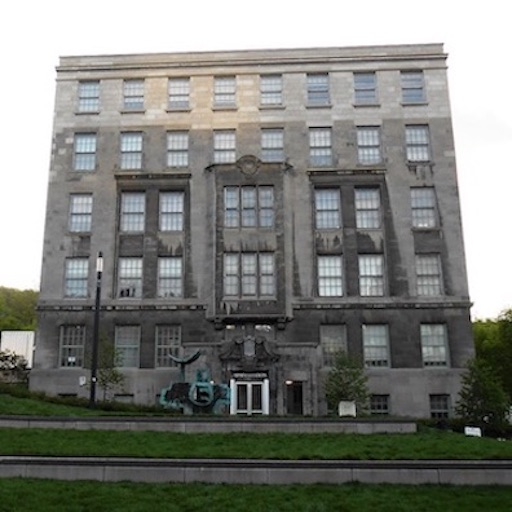
%> input picture A2/james.jpg, 512 x 512 px
$ octave A2_MAIN.m   (GNU Octave 9; MATLAB toolbox functions it lacks are replaced by stand-ins)
%> lines starting %> are read from the running program, lines starting %| are printed output that depends on the picture
### A2/heat_equation.m
%-------------------------- Heat Equation---------------------------------%
function heat_equation(image)
% Select green channel of the input image

im_green = image(:,:,2); % Green channel
im_green = im2double(im_green);

% imshow(im_green,[0 255]);

% Blur the image to generate a family of smoothed images, with smoothing
% scales sigma = 4,8,12,16
im_gauss4 = imgaussfilt(im_green,4);
im_gauss8 = imgaussfilt(im_green,8);
im_gauss12 = imgaussfilt(im_green,12);
im_gauss16 = imgaussfilt(im_green,16);

%==================== Implement heat equation ============================%

% Calculate the total diffution time corresponding to sigma = 4,8,12,16
total_time4 = 0.5*4^2;
total_time8 = 0.5*8^2;
total_time12 = 0.5*12^2;
total_time16 = 0.5*16^2;

% Set number of iteration
iter1 = 10;
iter2 = 35;
iter3 = 85;
iter4 = 130;

% Then we can get our delta_t
delta_t_4 = total_time4/iter1;
delta_t_8 = total_time8/iter2;
delta_t_12 = total_time12/iter3;
delta_t_16 = total_time16/iter4;

% Get size of padded image
[rows,cols] = size(im_green);

% Heat equation smoothing with time_step4
im_curr4 = im_green;
for i=0:delta_t_4:iter1
    im_next4 = zeros(rows,cols);

    [gx, gy] = gradient(im_curr4);
    [gxx, gxy] = gradient(gx);
    [gxy, gyy] = gradient(gy);

    im_next4 = im_curr4+delta_t_4*(gxx+gyy);
    %figure,imshow(im_next4);
    im_curr4 = im_next4;
end

im_time_step4 = im_curr4;

% Heat equation smoothing with time_step8
im_curr8 = im_green;
for i=0:delta_t_8:iter2
    im_next8 = zeros(rows,cols);

    [gx, gy] = gradient(im_curr8);
    [gxx, gxy] = gradient(gx);
    [gxy, gyy] = gradient(gy);

    im_next8 = im_curr8+delta_t_8*(gxx+gyy);
    %figure,imshow(im_next8);
    im_curr8 = im_next8;
end

im_time_step8 = im_curr8;

% Heat equation smoothing with time_step12
im_curr12 = im_green;
for i=0:delta_t_12:iter3
    im_next12 = zeros(rows,cols);

    [gx, gy] = gradient(im_curr12);
    [gxx, gxy] = gradient(gx);
    [gxy, gyy] = gradient(gy);

    im_next12 = im_curr12+delta_t_12*(gxx+gyy);
    %figure,imshow(im_next4);
    im_curr12 = im_next12;
end

im_time_step12 = im_curr12;

% Heat equation smoothing with time_step16
im_curr16 = im_green;
for i=0:delta_t_16:iter4
    im_next16 = zeros(rows,cols);

    [gx, gy] = gradient(im_curr16);
    [gxx, gxy] = gradient(gx);
    [gxy, gyy] = gradient(gy);

    im_next16 = im_curr16+delta_t_16*(gxx+gyy);
    im_curr16 = im_next16;
end

im_time_step16 = im_curr16;

figure
subplot 341, imshow(im_gauss4); title('Gaussian sigma=4')
subplot 342, imshow(im_gauss8); title('Gaussian sigma=8')
subplot 343, imshow(im_gauss12); title('Gaussian sigma=12')
subplot 344, imshow(im_gauss16); title('Gaussian sigma=16')


subplot 345, imshow(im_time_step4); title('Heat Equation1,iter=10')
subplot 346, imshow(im_time_step8); title('Heat Equation2,iter=35')
subplot 347, imshow(im_time_step12); title('Heat Equation,iter=85')
subplot 348, imshow(im_time_step16); title('Heat Equation4,iter=130')

subplot 349, imshow(abs(im_time_step4-im_gauss4)); title('difference 1')
subplot(3,4,10), imshow(abs(im_time_step8-im_gauss8)); title('difference 2')
subplot(3,4,11), imshow(abs(im_time_step12-im_gauss12)); title('difference 3')
subplot(3,4,12), imshow(abs(im_time_step16-im_gauss16)); title('difference 4')
end

### A2/pyramids_and_sift.m
function pyramids_and_sift(image)

im_green = image(:,:,2); % Green channel
im = im2double(im_green);

%---------------------------- Part One -----------------------------------%

% Construct Gaussian Pyramid
% Level 0
filt0 = fspecial('gaussian',[3 3],1)
im_0 = conv2(im_green,filt0,'same');

% Level 1
filt1 = fspecial('gaussian',[3 3],2)
im_1 = conv2(im_0,filt1,'same');
im_1 = imresize(im_1,0.5);

% Level 2
filt2 = fspecial('gaussian',[3 3],4)
im_2 = conv2(im_1,filt2,'same');
im_2 = imresize(im_2,0.5);

% Level 3
filt3 = fspecial('gaussian',[3 3],8)
im_3 = conv2(im_2,filt3,'same');
im_3 = imresize(im_3,0.5);

% Level 4
filt4 = fspecial('gaussian',[3 3],16)
im_4 = conv2(im_3,filt4,'same');
im_4 = imresize(im_4,0.5);

% Level 5
filt5 = fspecial('gaussian',[3 3],32)
im_5 = conv2(im_4,filt5,'same');
im_5 = imresize(im_5,0.5);

% figure,imshow(im_green,[]);title('original image')
% figure,imshow(im_0,[]);title('level 0 Gaussian Pyramid')
% figure,imshow(im_1,[]);title('level 1 Gaussian Pyramid')
% figure,imshow(im_2,[]);title('level 2 Gaussian Pyramid')
% figure,imshow(im_3,[]);title('level 3 Gaussian Pyramid')
% figure,imshow(im_4,[]);title('level 4 Gaussian Pyramid')
% figure,imshow(im_5,[]);title('level 5 Gaussian Pyramid')

%---------------------------- Part Two -----------------------------------%

% Construct Laplacian Pyramid

% Level 5
im_lp_5 = im_5;

% Level 4
im_5 = imresize(im_5,2);
im_5 = conv2(im_5,filt4,'same');
[temp1 temp3]=size(im_5);
[temp2 temp4]=size(im_4);
if temp1~=temp2||temp3~=temp4
    im_4 = padarray(im_4,[abs(temp2-temp1) abs(temp4-temp3)],'replicate','post');
end
im_lp_4 = im_5-im_4;

% Level 3
im_4 = imresize(im_4,2);
im_4 = conv2(im_4,filt3,'same');
[temp1 temp3]=size(im_4);
[temp2 temp4]=size(im_3);
if temp1~=temp2||temp3~=temp4
    im_3 = padarray(im_3,[abs(temp2-temp1) abs(temp4-temp3)],'replicate','post');
end
im_lp_3 = im_4-im_3;

% Level 2
im_3 = imresize(im_3,2);
im_3 = conv2(im_3,filt2,'same');
[temp1 temp3]=size(im_3);
[temp2 temp4]=size(im_2);
if temp1~=temp2||temp3~=temp4
    im_2 = padarray(im_2,[abs(temp2-temp1) abs(temp4-temp3)],'replicate','post');
end
im_lp_2 = im_3-im_2;

% Level 1
im_2 = imresize(im_2,2);
im_2 = conv2(im_2,filt1,'same');
[temp1 temp3]=size(im_2);
[temp2 temp4]=size(im_1);
if temp1~=temp2||temp3~=temp4
    im_1 = padarray(im_1,[abs(temp2-temp1) abs(temp4-temp3)],'replicate','post');
end
im_lp_1 = im_2-im_1;

% Level 0
im_1 = imresize(im_1,2);
im_1 = conv2(im_1,filt0,'same');
[temp1 temp3]=size(im_1);
[temp2 temp4]=size(im_0);
if temp1~=temp2||temp3~=temp4
    im_0 = padarray(im_0,[abs(temp2-temp1) abs(temp4-temp3)],'replicate','post');
end
im_lp_0 = im_1-im_0;

% figure,imshow(im_lp_0,[]);title("level 0 Laplacian Pyramid")
% figure,imshow(im_lp_1,[]);title("level 1 Laplacian Pyramid")
% figure,imshow(im_lp_2,[]);title("level 2 Laplacian Pyramid")
% figure,imshow(im_lp_3,[]);title("level 3 Laplacian Pyramid")
% figure,imshow(im_lp_4,[]);title("level 4 Laplacian Pyramid")
% figure,imshow(im_lp_5,[]);title("level 5 Laplacian Pyramid")

%---------------------------- Part Three ---------------------------------%
% Choose sigma = 1.6 and k = sqrt(2) to approximate a Laplacian of a
% Gaussian with a difference of Gaussians
sigma = 1.6;
k = sqrt(2);
gaussian1 = fspecial('gaussian', 200, k*sigma);
gaussian2 = fspecial('gaussian', 200, sigma);
DoG = gaussian1 - gaussian2;
% Scale DoG by (k-1)*sigma^2 to make a comparison with LoG
DoG = DoG/((k-1)*sigma^2);

% Implement a Laplacian of a Gaussian filter
filt_rows = 200;
filt_cols = 200;
LoG = zeros(filt_rows,filt_cols);

for i=1:filt_rows
    for j=1:filt_cols
        x=(j-ceil(filt_cols/2));
        y=(i-ceil(filt_rows/2));
        LoG(i,j)=(-1/(pi*sigma*sigma*sigma*sigma))*(1-((x*x+y*y)/(2*sigma*sigma)))*exp((-(x*x+y*y)/sigma*sigma)/(2*sigma*sigma));
    end
end
% figure
% subplot 121,surf(DoG(90:110,90:110));title("DoG")
% subplot 122,surf(LoG(90:110,90:110));title("LoG")

%---------------------------- Part Four ----------------------------------%

% Find extrema of each level %
% Low contrast thresholds (get rid of extrema with intensity less than the
% threshold
thre_1 = 10.0;
thre_2 = 10.0;
thre_3 = 10.0;
thre_4 = 10.0;

% Gradient thresholds (get rid of extrema with intensity differences between
% central pixel and four neighbor pixels that are not ALL greater than the
% threshold
grad_thre1 = 15.0;
grad_thre2 = 18.0;
grad_thre3 = 20.0;
grad_thre4 = 10.0;
level_1_pts = find_extrema(im_lp_0,im_lp_1,im_lp_2,2,thre_1,grad_thre1);
level_2_pts = find_extrema(im_lp_1,im_lp_2,im_lp_3,4,thre_2,grad_thre2);
level_3_pts = find_extrema(im_lp_2,im_lp_3,im_lp_4,8,thre_3,grad_thre3);
level_4_pts = find_extrema(im_lp_3,im_lp_4,im_lp_5,16,thre_4,grad_thre4);

% Multiplier for index to map the indices of resized images to the original
% image
mult1 = 2;
mult2 = 4;
mult3 = 8;
mult4 = 16;

% Plot the detected keypoints on the image with circles centered at
% keypoints
% The radius of the circles are 1.6 times the corresponding sigma's

figure
imshow(image);
num1 = length(level_1_pts);
num2 = length(level_2_pts);
num3 = length(level_3_pts);
num4 = length(level_4_pts);

hold on
for i=1:num1
    centx = mult1*cell2mat(level_1_pts{i}{1}(1));
    centy = mult1*cell2mat(level_1_pts{i}{1}(2));
    radius = 1.6*cell2mat(level_1_pts{i}{1}(3));

    theta = 0 : (2 * pi / 10000) : (2 * pi);
    pline_x = radius * cos(theta) + centx;
    pline_y = radius * sin(theta) + centy;
    plot(pline_x, pline_y, 'r-', 'LineWidth', 1.3);

end

for i=1:num2
    centx = mult2*cell2mat(level_2_pts{i}{1}(1));
    centy = mult2*cell2mat(level_2_pts{i}{1}(2));
    radius = 1.6*cell2mat(level_2_pts{i}{1}(3));
    %radius = 1;

    theta = 0 : (2 * pi / 10000) : (2 * pi);
    pline_x = radius * cos(theta) + centx;
    pline_y = radius * sin(theta) + centy;
    plot(pline_x, pline_y, 'g-', 'LineWidth', 1.3);

end

for i=1:num3
    centx = mult3*cell2mat(level_3_pts{i}{1}(1));
    centy = mult3*cell2mat(level_3_pts{i}{1}(2));
    radius = 1.6*cell2mat(level_3_pts{i}{1}(3));

    theta = 0 : (2 * pi / 10000) : (2 * pi);
    pline_x = radius * cos(theta) + centx;
    pline_y = radius * sin(theta) + centy;
    plot(pline_x, pline_y, 'y-', 'LineWidth', 1.3);

end

for i=1:num4
    centx = mult4*cell2mat(level_4_pts{i}{1}(1));
    centy = mult4*cell2mat(level_4_pts{i}{1}(2));
    radius = 1.6*cell2mat(level_4_pts{i}{1}(3));

    theta = 0 : (2 * pi / 10000) : (2 * pi);
    pline_x = radius * cos(theta) + centx;
    pline_y = radius * sin(theta) + centy;
    plot(pline_x, pline_y, 'b-', 'LineWidth', 1.3);
end

hold off

end

### A2/find_extrema.m
function points = find_extrema(up_level,mid_level,low_level,mid_sigma,thre,grad_thre)

% Create a cell array to store points
points = {};
index=1;

up_level = imresize(up_level,0.5);
low_level = imresize(low_level,2);

% Then we loop through all the pixels in the middle level image to find
[rows,cols] = size(mid_level);

for i=2:rows-1
    for j=2:cols-1
        % Check if the central point is extrema
        temp_min = min(min(mid_level(i-1:i+1,j-1:j+1)));
        temp_max = max(max(mid_level(i-1:i+1,j-1:j+1)));
        flag_min = (mid_level(i,j)==temp_min)&&(length(find(mid_level(i-1:i+1,j-1:j+1)==temp_min))==1);
        if flag_min==true
           flag1 = (temp_min< min(min(up_level(i-1:i+1,j-1:j+1))));
           if flag1==true
               flag2 = (temp_min< min(min(low_level(i-1:i+1,j-1:j+1))));
               if flag2==true
                    if abs(mid_level(i,j))>= thre
                        grad = max([abs(mid_level(i,j)-mid_level(i-1,j)) abs(mid_level(i,j)-mid_level(i+1,j)) abs(mid_level(i,j)-mid_level(i,j-1)) abs(mid_level(i,j)-mid_level(i-1,j))]);
                        if grad>=grad_thre & grad<=30
                            points{index}{1,1,1} = {j,i,mid_sigma};
                            index = index+1;
                            continue;
                        end
                    end
               end
           end
        end

        flag_max = (mid_level(i,j)==temp_max)&&(length(find(mid_level(i-1:i+1,j-1:j+1)==temp_max))==1);
        if flag_max==true
           flag1 = (temp_max> max(max(up_level(i-1:i+1,j-1:j+1))));
           if flag1==true
               flag2 = (temp_max> max(max(low_level(i-1:i+1,j-1:j+1))));
               if flag2==true
                   if abs(mid_level(i,j))>=thre
                        grad = max([abs(mid_level(i,j)-mid_level(i-1,j)) abs(mid_level(i,j)-mid_level(i+1,j)) abs(mid_level(i,j)-mid_level(i,j-1)) abs(mid_level(i,j)-mid_level(i-1,j))]);
                        if grad>=grad_thre& grad<=30
                            points{index}{1,1,1} = {j,i,mid_sigma};
                            index = index+1;
                        end
                   end
               end
           end
        end

    end
end

end

### A2/edge_detect_with_gradient.m
function [row_idx,col_idx,theta] = edge_detect_with_gradient(image,sigma,input_threshold)

% Work with only green channel
im_green = image(:,:,2); % Green channel
im = im2double(im_green);

% Filter the image with a Gaussian to decrease noise
gaussFilt = fspecial('gaussian',3,sigma);
% im_filtered = imfilter(im_green, gaussFilt, 'symmetric', 'same');
im_filtered = conv2(im,gaussFilt,'same');
% figure, imshow(im_filtered); title('im filtered')


% Pad image
im_filtered_padded = padarray(im_filtered, [1, 1], 0.0, 'both');

% Take local difference in the x direction
[im_rows, im_columns] = size(im_filtered);
im_x_diff = zeros(im_rows,im_columns);

for i=1:im_rows
    for j=1:im_columns
        im_x_diff(i,j) = (1/2)*im_filtered_padded(i+1,j+2)-(1/2)*im_filtered_padded(i+1,j);
    end
end

% Take local difference in the y direction
im_y_diff = zeros(im_rows,im_columns);

for i=1:im_rows
    for j=1:im_columns
        im_y_diff(i,j) = (1/2)*im_filtered_padded(i+2,j+1)-(1/2)*im_filtered_padded(i,j+1);
    end
end

% figure
% subplot 121,imshow(im_x_diff,[]); title('x direction')
% subplot 122,imshow(im_y_diff,[]); title('y direction')

% Compute the gradient magnitude at each pixel
im_grad_magnitude = zeros(im_rows, im_columns);
im_grad_magnitude = sqrt(im_x_diff.^2 + im_y_diff.^2).*0.5;

% Create a binary image which indicates the edge positions
im_binary = zeros(im_rows, im_columns);
threshold = input_threshold;

for i=1:im_rows
    for j=1:im_columns
        if im_grad_magnitude(i,j)>=threshold
            im_binary(i,j)=1;
        end
    end
end
imshow(im_binary);
% Find the indices of edge pixels
[row_idx,col_idx] = find(im_binary==1.0);
[num_pts,temp] = size(row_idx);

% Compute the gradient orientation at the edge pixels
theta = [];

for i=1:num_pts
    y = row_idx(i);
    x = col_idx(i);
    theta(i) = atan(im_y_diff(y,x)/im_x_diff(y,x));
end

% Transform row vector into column vector
theta = theta';
end

### A2/RANSAC.m
function RANSAC(row_idx,col_idx,theta)

% Set repeat time T where T is much less than N (#edge pixels)
T = 200;
inliers = {};
outliers = {};
% Create cells to store coordinate points on the line model
x_coord = [];
y_coord = [];

for count=1:T

    % Create temporary storage for inliers and outliers
    temp_inliers = {};
    temp_outliers = {};
    in_count = 1;
    out_count = 1;
    % Randomly sample an edge point from the list of edge points
    [imax,temp] = size(row_idx);
    index = randi(imax);
    samp_pt = [col_idx(index),row_idx(index),theta(index)];

    % Define the line model
    x_coord_temp = [1:max(row_idx)];
    x_coord_temp = x_coord_temp';
    % Get the direction of line model
    line_ang = 0;
    if samp_pt(3)>0
        line_ang = samp_pt(3)-pi/2;
    elseif samp_pt(3)<0
        line_ang = samp_pt(3)+pi/2;
    else
        line_ang = samp_pt(3);
    end
    y_coord_temp = samp_pt(2)+(x_coord_temp-samp_pt(1))*tan(line_ang);

    % Calculate the cardinality of the concensus set
    num_in = 0;
    max_card = 0;
    for i=1:imax
        pt = [col_idx(i),row_idx(i)];
        % Decide if the point is an inlier
        % The inlier criterion being: set a threshold, if the distance of a
        % point to the closest point on the line model is smaller than the threshold, then mark
        % it as a candidate. Then set another threshold for angle, if the
        % difference between the gradeint orientation of the candidate and
        % the sample point is smaller than the angle threshold, then it
        % becomes an inlier.
        dist_thre = 4.5;
        ang_thre = 1;
        dist = sqrt(sum((pt-[x_coord_temp,y_coord_temp]).^2,2));% Calculate the euclidean distance of 2 points
        % Find the smallest one among all the distances
        min_dist = min(dist);
        if min_dist<=dist_thre
            if abs(theta(i)-samp_pt(3))<=ang_thre
                num_in = num_in+1;
                temp_inliers{in_count}=pt;
                in_count=in_count+1;
                %disp(i);
            else
                temp_outliers{out_count}=pt;
                out_count=out_count+1;
            end
        else
                temp_outliers{out_count}=pt;
                out_count=out_count+1;
        end

    end

    if num_in > max_card
        inliers = {};
        max_card = num_in;
        temp_inliers = temp_inliers';
        len = size(temp_inliers);
        for i=1:len
            inliers{end+1} = cell2mat(temp_inliers(i));
        end
    end
end

% Get inliers
x_in = [];
y_in = [];
[temp,total]=size(inliers);
for i=1:total
x_in(i) = inliers{i}(1);
y_in(i) = inliers{i}(2);
end

figure
hold on
% Plot outliers
x_out = [];
y_out = [];
[all_pts,temp]=size(row_idx);
for i=1:all_pts
    flag = false; % determine if a point in an inlier
    temp_x = find(x_in==col_idx(i));
    temp_y = find(y_in==row_idx(i));
    [a,len]=size(temp_x);
    for j=1:len
        idx=find(temp_y==temp_x(j));
        if length(idx) ~= 0
            flag = true;
            break;
        end
    end
    if flag == true
        continue;
    else
    x_out = [x_out,col_idx(i)];
    y_out = [y_out,row_idx(i)];
    end
end
plot(x_out(:),y_out(:),'k.');

% Plot inliers
plot(x_in(:),y_in(:),'r.');

hold off
end

### A2/A2_MAIN.m
%-------------------------- Main function---------------------------------%
close all
clear variables
clc

image = imread('james.jpg');
%> image is the input picture: size 512x512x3 uint8; mean R, G, B 126.4, 128.4, 123.2
%-------------------------- Q1 test --------------------------------------%
% figure,imshow(image);
heat_equation(image);
%> the loop in heat_equation, `for i=0:delta_t_8:iter2` made 39 passes
%> pass 1, in heat_equation, `im_next8 = im_curr8+delta_t_8*(gxx+gyy);`:
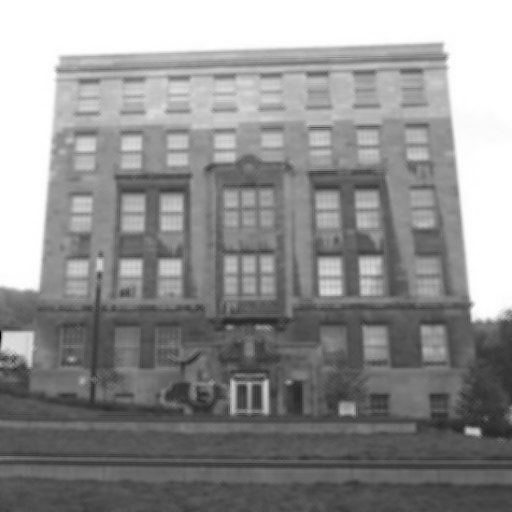
%> im_next8: size 512x512 double; min -0.155, max 1, mean 0.503; drawn with min black and max white
%> in heat_equation, `im_time_step8 = im_curr8;`:
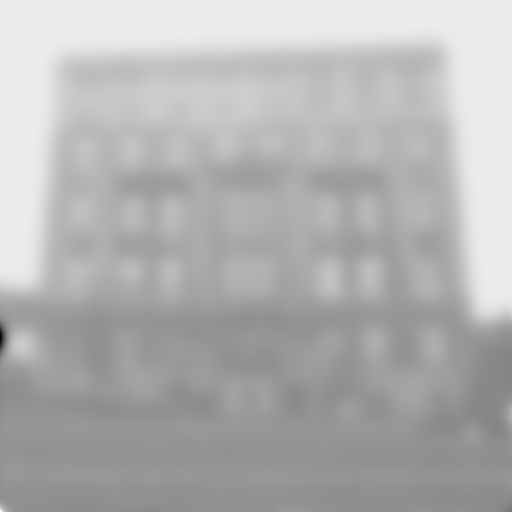
%> im_time_step8: size 512x512 double; min -1.05, max 1.17, mean 0.503; drawn with min black and max white
%> in heat_equation, `im_time_step12 = im_curr12;`:
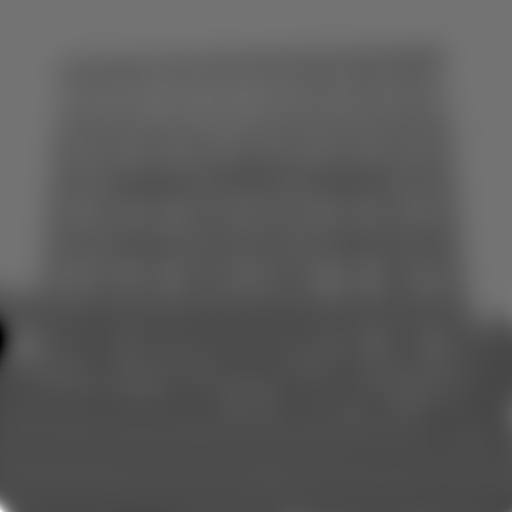
%> im_time_step12: size 512x512 double; min -1.25, max 3.71, mean 0.503; drawn with min black and max white
%> in heat_equation, `im_time_step16 = im_curr16;`:
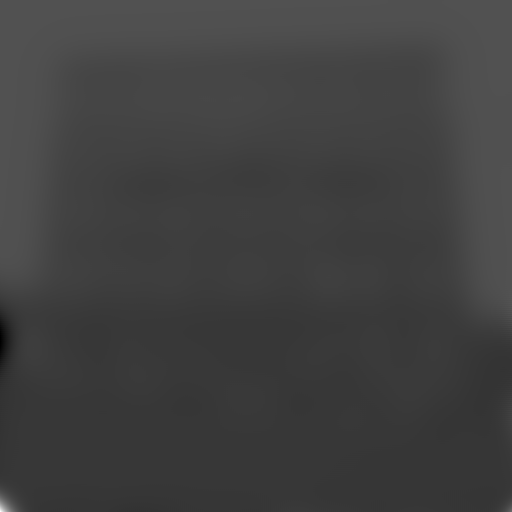
%> im_time_step16: size 512x512 double; min -1.4, max 6.14, mean 0.503; drawn with min black and max white
%> in heat_equation, `imshow(abs(im_time_step16-im_gauss16))`:
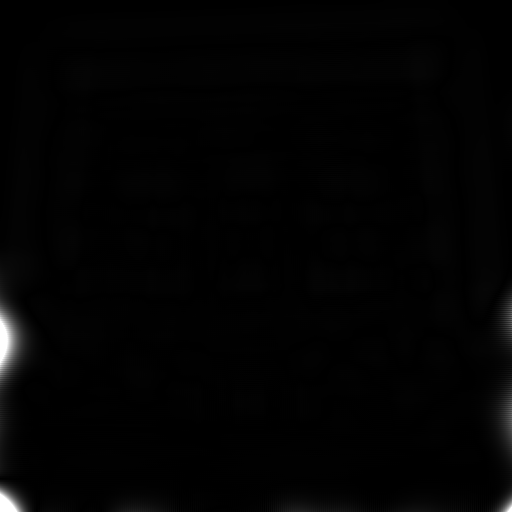
%> displayed picture: size 512x512, on the screen's scale of 0 to 255; min 0, max 255, mean 2.8; mean of the top-left, top-right, bottom-left and bottom-right quarters 1.1, 1.2, 5.9, 2.9
%-------------------------- Q2 test --------------------------------------%
pyramids_and_sift(image);
%> in pyramids_and_sift, `im_4 = conv2(im_3,filt4,'same');`:
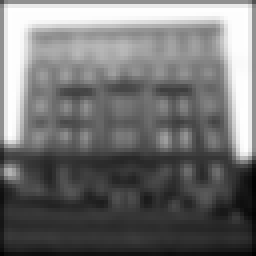
%> im_4: size 64x64 double (shown 4 times larger); min 14.38, max 256.5, mean 123.6; drawn with min black and max white
%> in pyramids_and_sift, `im_lp_4 = im_5-im_4;`:
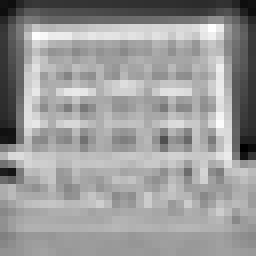
%> im_lp_4: size 32x32 double (shown 8 times larger); min -94.21, max 45.17, mean -9.5; drawn with min black and max white
%> after the loop in find_extrema, `for i=2:rows-1`: flag1 = false; grad = 8.33; index = 783; points = 782 items
%> in pyramids_and_sift, `level_2_pts = find_extrema(im_lp_1,im_lp_2,im_lp_3,4,thre_2,grad_thre2);`: level_2_pts = 202 items
%> in pyramids_and_sift, `level_3_pts = find_extrema(im_lp_2,im_lp_3,im_lp_4,8,thre_3,grad_thre3);`: level_3_pts = 36 items
%> in pyramids_and_sift, `level_4_pts = find_extrema(im_lp_3,im_lp_4,im_lp_5,16,thre_4,grad_thre..`: level_4_pts = 28 items
%> in pyramids_and_sift, `num1 = length(level_1_pts);`: num1 = 782
%> in pyramids_and_sift, `num2 = length(level_2_pts);`: num2 = 202
%> in pyramids_and_sift, `num3 = length(level_3_pts);`: num3 = 36
%> in pyramids_and_sift, `num4 = length(level_4_pts);`: num4 = 28
%> the loop in pyramids_and_sift, `for i=1:num1` made 782 passes
%> (centx, centy) on passes 1 to 3: (438, 42), (384, 44), (398, 44)
%> the loop in pyramids_and_sift, `for i=1:num2` made 202 passes
%> (centx, centy) on passes 1 to 3: (360, 44), (368, 44), (384, 44)
%> the loop in pyramids_and_sift, `for i=1:num3` made 36 passes
%> (centx, centy) on passes 1 to 12: (232, 112), (160, 120), (280, 128), (320, 144), (368, 144), (88, 152), (232, 160), (376, 160), (216, 176), (320, 184), (128, 192), (232, 200)
%> the loop in pyramids_and_sift, `for i=1:num4` made 28 passes
%> (centx, centy) on passes 1 to 12: (112, 112), (160, 112), (256, 112), (352, 112), (400, 112), (144, 160), (192, 160), (320, 160), (384, 160), (96, 224), (176, 224), (256, 224)
% Crop of image
im_scale = imresize(image(120:240,60:290,:),0.6);
pyramids_and_sift(im_scale);
%> the loop in pyramids_and_sift (call 2), `for i=1:num1` made 59 passes
%> (centx, centy) on passes 1 to 12: (126, 8), (132, 8), (14, 10), (6, 14), (8, 18), (132, 20), (44, 22), (98, 24), (106, 24), (132, 28), (20, 30), (24, 30)
%> centx on pass 14: 102
%> the loop in pyramids_and_sift (call 2), `for i=1:num2` made 13 passes
%> the loop in pyramids_and_sift (call 2), `for i=1:num3` made 2 passes
%> the loop in pyramids_and_sift (call 2), `for i=1:num4` made 1 pass
im_rotate = imrotate(image(120:240,60:290,:),15);
pyramids_and_sift(im_rotate);

%-------------------------- Q3 test --------------------------------------%
% Edge detection;
sigma = 0.02;
input_threshold=0.035;
[row_idx,col_idx,theta] = edge_detect_with_gradient(image,sigma,input_threshold);

%> (the run ends here)
